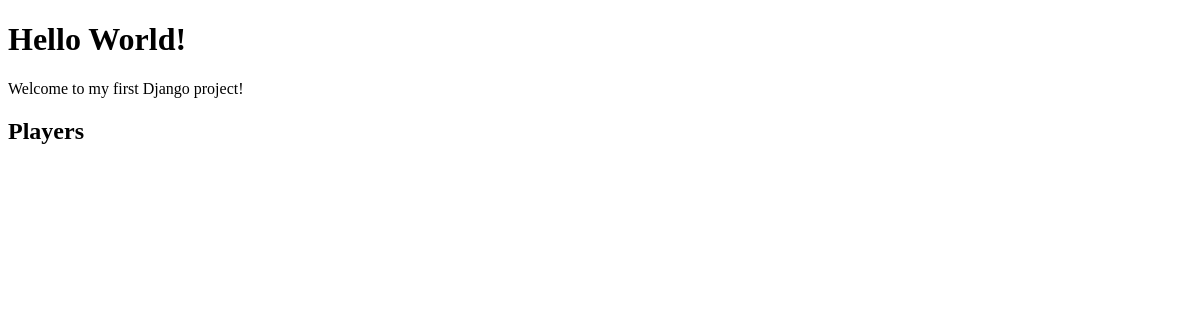
Before: /players/ with the older database file.
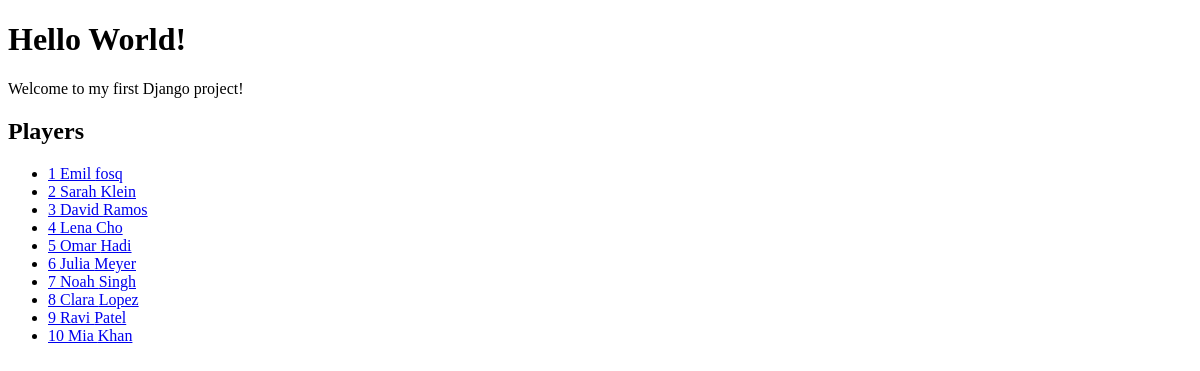
After: the same page with the newer database file.
### players/models.py (models this page shows)
class Player(models.Model):
    firstname = models.CharField(max_length=64)
    lastname = models.CharField(max_length=64)
    age = models.IntegerField()
    username = models.CharField(max_length=64, unique=True)

### players/views.py (the view)
# urls.py: path('players/', include('players.urls')),
def players(request):
    myplayers = Player.objects.all().values()
    template = loader.get_template('players.html')
    context = {
        'myplayers': myplayers,
    }
    return HttpResponse(template.render(context, request))

### players/templates/players.html (shortened to what this page needs)
{% extends "master.html" %}
{% block content %}
<h2>Players</h2>
<ul>
    {% for x in myplayers %}
    <li><a href="details/{{x.id}}"> {{x.id}} {{x.firstname}} {{x.lastname}}</a></li>
    {% endfor %}
</ul>
{% endblock %}

### players/templates/master.html (shortened to what this page needs)
<!DOCTYPE html>
<html lang="en">
<head>
</head>
<body>
    <h1>Hello World!</h1>
    <p>Welcome to my first Django project!</p>
    {% block content %}
    {% endblock %}
</body>
</html>

Changed rows visible on the page:
added Player: id "1", firstname "Emil", lastname "fosq"
added Player: id "2", firstname "Sarah", lastname "Klein"
added Player: id "3", firstname "David", lastname "Ramos"
added Player: id "4", firstname "Lena", lastname "Cho"
added Player: id "5", firstname "Omar", lastname "Hadi"
added Player: id "6", firstname "Julia", lastname "Meyer"
added Player: id "7", firstname "Noah", lastname "Singh"
added Player: id "8", firstname "Clara", lastname "Lopez"
added Player: id "9", firstname "Ravi", lastname "Patel"
added Player: id "10", firstname "Mia", lastname "Khan"
